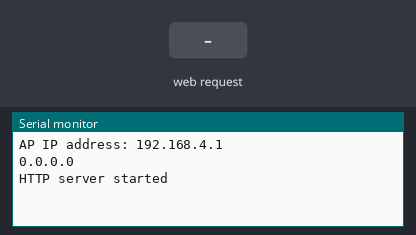
Bench run of a sketch on a simulated ESP8266 (NodeMCU). On the bench: the last lines printed to the serial monitor. Inputs (shaded band) come from the test bench.

Above: at 1.3 s.
1.4 s: HTTP request GET /Infinite received
At 2.7 s:
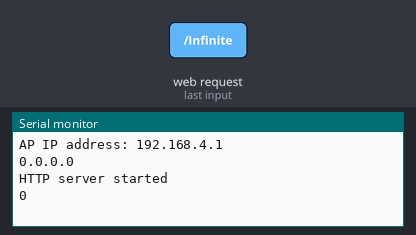
2.9 s: HTTP request GET /Levels received
At 3.8 s:
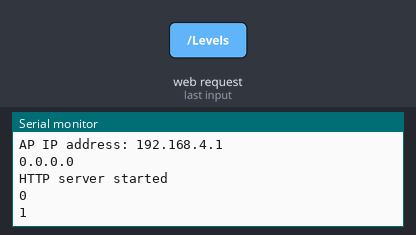

Measured:
- after the input at 1.4 s, the serial monitor: prints a new line after 0.70 s (image 1)
- after the input at 2.9 s, the serial monitor: prints a new line after 0.20 s (image 2)

The sketch:

final_node_code.ino
```cpp
#include <ESP8266WiFi.h>
#include <ESP8266WebServer.h>
/* Put your SSID & Password */

const char* ssid = "snake";  // Enter SSID here
const char* password = "123456789";  //Enter Password here

ESP8266WebServer server(80);

bool Easy = HIGH;
bool Middle = HIGH;
bool Hard = HIGH;


void setup() {

  Serial.begin(115200);

  WiFi.softAP(ssid, password);

  IPAddress IP = WiFi.softAPIP();
  Serial.print("AP IP address: ");
  Serial.println(IP);

  // Print ESP8266 Local IP Address
  Serial.println(WiFi.localIP());
  delay(100);

  server.on("/", handle_OnConnect);
  server.on("/Infinite", handle_Easyon);

  server.on("/Levels", handle_Middleon);

  server.on("/Time", handle_Hardon);

  server.onNotFound(handle_NotFound);

  server.begin();
  Serial.println("HTTP server started");
}

void loop() {
  server.handleClient();

  if (!Middle) {
    Serial.println( "1" ) ;

  }
  if (!Hard) {
    Serial.println( "2" ) ;
  }
  if (!Easy)
  {
    Serial.println( "0" ) ;
  }

  delay(1000);
  Easy = HIGH;
  Middle = HIGH;
  Hard = HIGH;
}

void handle_OnConnect() {
  Easy = HIGH;
  Middle = HIGH;
  Hard = HIGH;
  server.send(200, "text/html", SendHTML(Easy , Middle , Hard ));

}

void handle_Easyon() {
  Easy = LOW;
  server.send(200, "text/html", SendHTML(true , false , false ));
}

void handle_Middleon() {
  Middle = LOW;
  server.send(200, "text/html", SendHTML( false , true , false ));
}

void handle_Hardon() {
  Hard = LOW;
  server.send(200, "text/html", SendHTML(false , false , true ));
}

void handle_NotFound() {
  server.send(404, "text/plain", "Not found");
}

String SendHTML(uint8_t Easy , uint8_t Middle , uint8_t Hard ) {
  String ptr = "<!DOCTYPE html> <html>\n";
  ptr += "<head><meta name=\"viewport\" content=\"width=device-width, initial-scale=1.0\">\n";
  ptr += "<title>Snake Game</title>\n";
  ptr += "<style>html { font-family: Helvetica; display: inline-block; margin: 0px auto; text-align: center;}\n";
  ptr += "body{margin-top: 50px;background-image:url(home.png) ; background-repeat: no-repeat; background-size: 100% 100%;} h1 {color: #106856;text-shadow: 10px 10px 10px #f8f7f8;margin: 50px auto 30px;} h2 {color: #34495e;margin-bottom: 50px;}\n";
  ptr += ".button {display: block;width: 80px;background-color: #1abc9c;border: none;color: white;padding: 13px 30px;text-decoration: none;font-size: 25px;margin: 0px auto 35px;cursor: pointer; border-radius: 0px 10px 0px 10px;}\n";
  ptr += ".button-off {background-color: #34495e;}\n";
  ptr += ".button-off:active {background-color: #2c3e50;}\n";
  ptr += ".button-off1 {background-color: #34495e;}\n";
  ptr += ".button-off1:active {background-color: #2c3e50;}\n";
  ptr += ".button-off2 {background-color: #34495e;}\n";
  ptr += ".button-off2:active {background-color: #2c3e50;}\n";
  ptr += "p {font-size: 14px;color:rgb(55, 75, 65 , 85);margin-bottom: 10px;}\n";
  ptr += "</style>\n";
  ptr += "</head>\n";
  ptr += "<body>\n";
  ptr += "<h1>Snake Game</h1>\n";


    ptr += "<a class=\"button button-on\" href=\"/Infinite\">Infinite</a>\n";


    ptr += "<a class=\"button button-on1\" href=\"/Levels\">Levels</a>\n";


    ptr += "<a class=\"button button-on2\" href=\"/Time\">Time</a>\n";


  ptr += "</body>\n";
  ptr += "</html>\n";
  return ptr;
}
```
